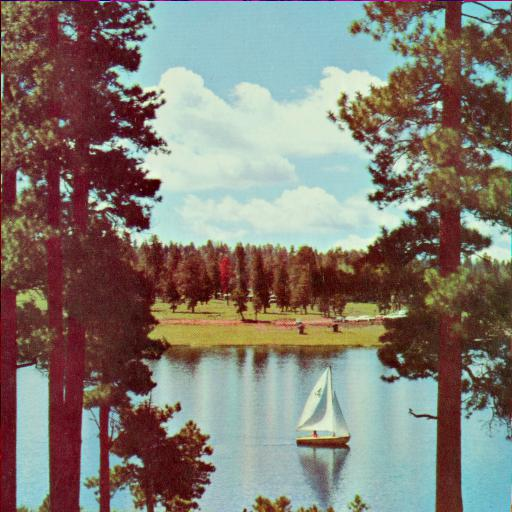
#> input picture TDT4195-StarterCode/assignment1/images/lake.jpg, 512 x 512 px
$ python task2ab.py
#> lines starting #> are read from the running program, lines starting #| are printed output that depends on the picture
#> further down, im is the input picture: shape (512, 512, 3); mean R, G, B 131, 124.3, 114.9
import matplotlib.pyplot as plt
import os

image_output_dir = "image_processed"
os.makedirs(image_output_dir, exist_ok=True)


def save_im(imname, im, cmap=None):
    impath = os.path.join(image_output_dir, imname)
    plt.imsave(impath, im, cmap=cmap)


def greyscale(im):
    """ Converts an RGB image to greyscale

    Args:
        im ([type]): [np.array of shape [H, W, 3]]

    Returns:
        im ([type]): [np.array of shape [H, W]]
    """
    # YOUR CODE HERE

    r, g, b = im[:, :, 0], im[:, :, 1], im[:, :, 2]
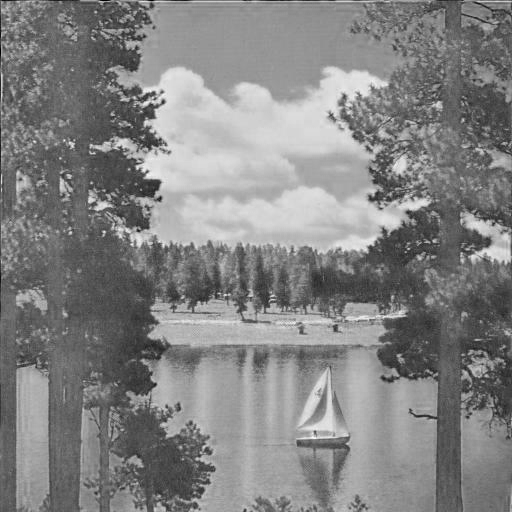
#> r: shape (512, 512); min 0, max 252, mean 131
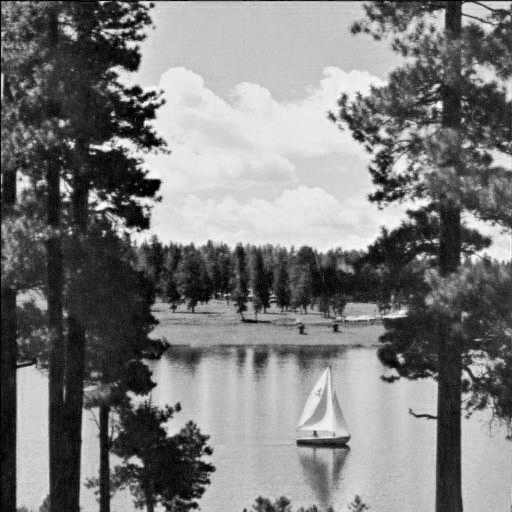
#> g: shape (512, 512); min 0, max 255, mean 124.3
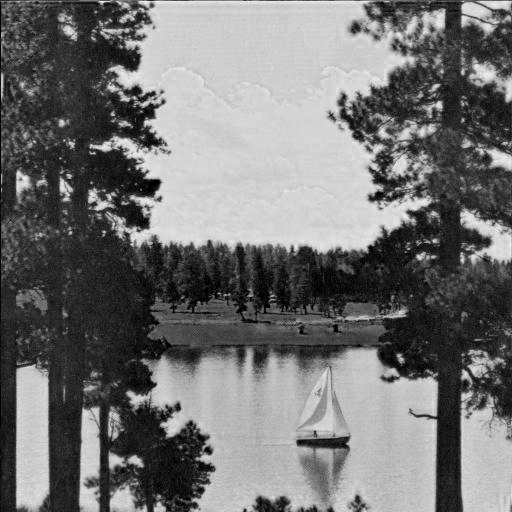
#> b: shape (512, 512); min 0, max 255, mean 114.9

    im = r*0.212 + g*0.7152 + b*0.0722
#> im: shape (512, 512) float64

    return im


def inverse(im):
    """ Finds the inverse of the greyscale image

    Args:
        im ([type]): [np.array of shape [H, W]]

    Returns:
        im ([type]): [np.array of shape [H, W]]
    """
     # YOUR CODE HERE
    return im


if __name__ == "__main__":
    im = plt.imread("images/lake.jpg")
    im = greyscale(im)
    inverse_im = inverse(im)
    save_im("lake_greyscale.jpg", im, cmap="gray")
    save_im("lake_inverse.jpg", inverse_im, cmap="gray")
